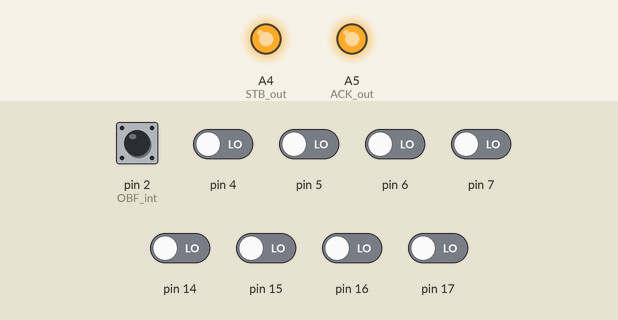
This sketch was run on a simulated Arduino Uno, built with avr-gcc and run on an emulated ATmega328P. On the bench: output pins drawn as LEDs (lit = HIGH). Inputs (shaded band) come from the test bench; at power-on: pin 2 (OBF_int) HIGH, pin 4–7, pin 14–17 LOW. What the sketch prints to the serial monitor is not drawn.

Above: at 1.7 s.
1.8 s: pin 2 (OBF_int) pulled LOW for 0.15 s
At 1.97 s:
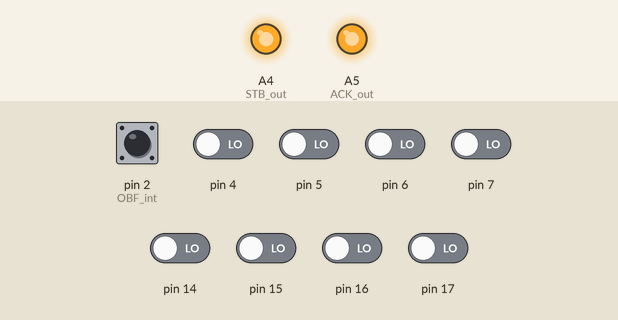
3.5 s: pin 2 (OBF_int) driven LOW and pin 4 driven HIGH
At 4.3 s:
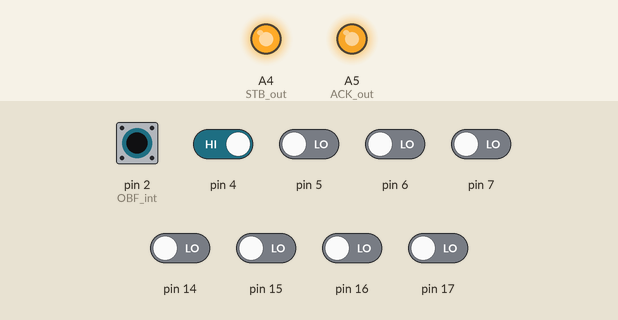
5.6 s: pin 2 (OBF_int) driven HIGH
At 5.9 s:
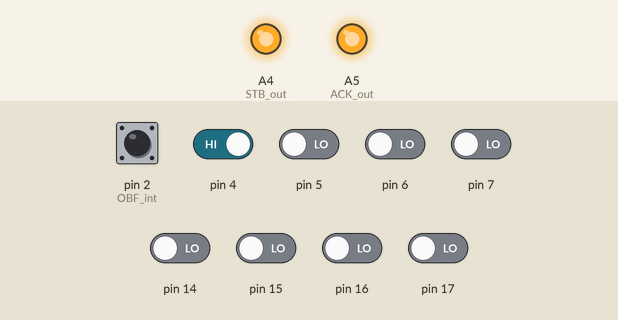
7.1 s: pin 2 (OBF_int) driven LOW and pin 5 driven HIGH
At 8.3 s:
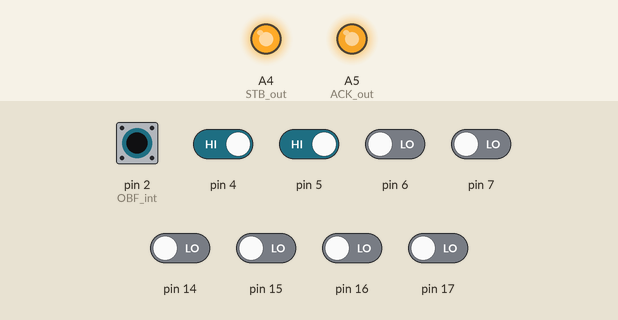
Timing chart, 0 to 10.1 s (numbered marks = the images above; inputs shaded):
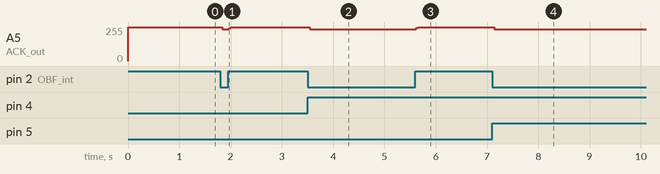

The sketch:

interface_8255.ino
```cpp
/*
   Board Sparkfun Redboard

   2    D2    PD2   INT0
   3    D3    PD3   INT1

   8255
   Port A D0-7 <--> Arduino PC0-3,PD4-7 (A0-3, D4-7)

   8255 to Redboard
   PC7  /OBF   output to  Arduino pin 2 (INT0), falling edge
   PC6  /ACK   input from Arduino pin A5 (PC5)
   read data

   Redboard to 8255
   write data
   PC4  /STB   input from Arduino pin A4 (PC4)
   PC5  IBF    output to  Arduino pin 3 (INT1), falling edge

   SoftwareSerial
   Tx   9
   Rx   8

   microSD shield
   CS   8
   MOSI 11
   MISO 12
   SCK  13
*/

#ifdef USE_SOFTWARE_SERIAL
#include <SoftwareSerial.h>
#endif

#include "intf_8255.h"

#ifdef USE_SOFTWARE_SERIAL
const byte rxPin = 8;
const byte txPin = 9;

// Set up a new SoftwareSerial object
SoftwareSerial mySerial (rxPin, txPin);
#endif

void setup() {
#ifdef USE_SOFTWARE_SERIAL
  // Define pin modes for TX and RX
  pinMode(rxPin, INPUT);
  pinMode(txPin, OUTPUT);

  // Set the baud rate for the SoftwareSerial object
  mySerial.begin(9600);
  mySerial.println("\033[2JHello world!");
#else
  Serial.begin(115200);
  Serial.println("\033[2JHello world!");
#endif

  intf_8255_init();
  delay(500);
}

void loop() {
  byte value = 0;

  if (In8255Avail())
  {
    value = ReadData();
#ifdef USE_SOFTWARE_SERIAL
  mySerial.write(value);
#else
  Serial.write(value);
#endif
  }

  if (Serial.available() > 0) {
    WriteTo8255(Serial.read());
  }

//  do
//  {
//    WriteTo8255(value);
//    value = value+1;
//    delay(100);
//  } while(true);
}
```

intf_8255.cpp
```cpp
/*
   2    D2    PD2   INT0
   3    D3    PD3   INT1

   8255
   Port A D0-7 <--> PC0-3,PD4-7

   8255 to Redboard
   PC7  /OBF   output to 2 (INT0), falling edge
   PC6  /ACK   input from PC5
   read data

   Redboard to 8255
   write data
   PC4  /STB   input from PC4
   PC5  IBF    output to 3 (INT1), falling edge
*/
#define CIRCULAR_BUFFER_INT_SAFE

#include "intf_8255.h"

const byte OBF_int = 2;
const byte IBF_int = 3;
const byte ACK_out = A5;   //PC5 A5/D19
const byte STB_out = A4;   //PC4 A4/D18

#ifdef USE_CODE_INTERRUPTS
CircularBuffer<byte, 256> Tx_8255;
CircularBuffer<byte, 256> Rx_8255;

volatile bool Wrote1stByte;
#endif

bool In8255Avail()
{
  return digitalRead(OBF_int) == LOW;
}

void WriteData(byte value)
{
  // Setup bus as output
  //DDRD = DDRD | 0xF0;   // set bits 7-4
  DDRD = 0xF2;

  //DDRC = DDRC | 0x0F;   // set bits 3-0
  DDRC = 0x3F;

  PORTC = (PORTC & 0x30) | (value & 0x0F);
  PORTD = (PORTD & 0x02) | (value & 0xF0);

  //PC4  /STB   input from PC4
  digitalWrite(STB_out, LOW);
  digitalWrite(STB_out, HIGH);

  // Setup bus as input
  //DDRD = DDRD & 0x0F;   // clear bits 7-4
  DDRD = 0x02;

  //DDRC = DDRD & 0xF0;   // clear bits 3-0
  DDRC = 0x30;
}

byte ReadData()
{
  byte value;

  //PC6  /ACK   input from PC5
  //read data
  digitalWrite(ACK_out, LOW);

  // Setup bus as input
  //DDRD = DDRD & 0x0F;   // clear bits 7-4
  DDRD = 0x02;

  //DDRC = DDRD & 0xF0;   // clear bits 3-0
  DDRC = 0x30;

  value = (PINC & 0x0F) | (PIND & 0xF0);

  digitalWrite(ACK_out, HIGH);

  return value;
}

#ifdef USE_CODE_INTERRUPTS
//8255 to Redboard
void OBF_Isr(void) {
byte value;

  value = ReadData();

  //put in circular buffer
  if (Rx_8255.isFull()) {
    // volatile RxState = full
  }
  else
  {
    Rx_8255.push(value);
  }
}

//Redboard to 8255
void IBF_Isr(void) {
byte value;

  //get from circular buffer
  if (Tx_8255.isEmpty())
  {
    Wrote1stByte = false;
    return;
  }

  //write data (if not empty)
  value = Tx_8255.pop();

  WriteData(value);
}
#endif

void intf_8255_init() {
  // Setup bus as input
  //DDRD = DDRD & 0x0F;   // clear bits 7-4
  DDRD = 0x02;

  //DDRC = DDRD & 0xF0;   // clear bits 3-0
  DDRC = 0x30;

  pinMode(OBF_int, INPUT_PULLUP);
  pinMode(IBF_int, INPUT_PULLUP);
  pinMode(ACK_out, OUTPUT);
  pinMode(STB_out, OUTPUT);
  digitalWrite(ACK_out, HIGH);
  digitalWrite(STB_out, HIGH);

#ifdef USE_CODE_INTERRUPTS
  attachInterrupt(digitalPinToInterrupt(OBF_int), OBF_Isr, FALLING);
  attachInterrupt(digitalPinToInterrupt(IBF_int), IBF_Isr, FALLING);

  Wrote1stByte = false;
#endif
}

#ifdef USE_CODE_INTERRUPTS
// blocking read
byte ReadFrom8255()
{
  while (Rx_8255.isEmpty()) /* wait */;

  return Rx_8255.pop();
}

void WriteTo8255(byte value)
{
  while (Tx_8255.isFull()) /* wait */;

  /* if empty send 1st byte directly, else push following bytes */
  if (Wrote1stByte)
  {
    Tx_8255.push(value);
  }
  else // 1st byte after buffer is emptied
  {
    WriteData(value);
    Wrote1stByte = true;
  }
}
#else // No interrupts
byte ReadFrom8255()
{
  while (digitalRead(OBF_int) == HIGH) /* wait */;

  return ReadData();
}

void WriteTo8255(byte value)
{
  while (digitalRead(IBF_int) == HIGH) /* wait */;

  WriteData(value);
}
#endif
```

intf_8255.h
```cpp
#pragma once

#include <Arduino.h>

//#define USE_CODE_INTERRUPTS

#ifdef USE_CODE_INTERRUPTS
#include <CircularBuffer.h>
#endif

void intf_8255_init();

bool In8255Avail();
byte ReadData();
byte ReadFrom8255();
void WriteTo8255(byte value);
```

Measured:
- after the input at 1.8 s, A5 (ACK_out): 255/255 → 240/255 at once, → 255/255 0.12 s later
- after the input at 3.5 s, A5 (ACK_out): 255/255 → 240/255 at once
- after the input at 5.6 s, A5 (ACK_out): 240/255 → 255/255 at once
- after the input at 7.1 s, A5 (ACK_out): 255/255 → 240/255 at once
